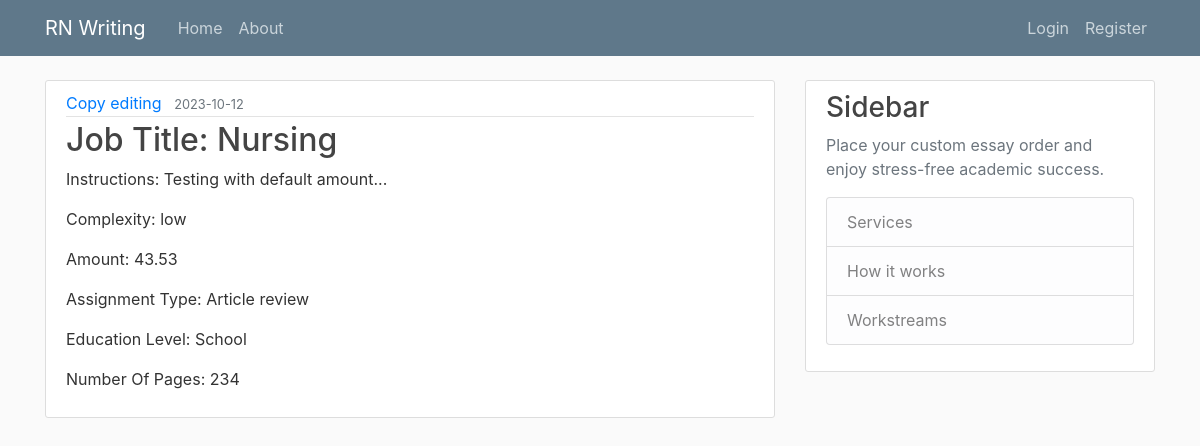
The page /job/2 on the database its author committed.
### writingapp/models.py (models this page shows)
class Job(db.Model):
    __tablename__ = "job"
    id = db.Column(db.Integer, primary_key = True)
    client_id = db.Column(db.Integer, db.ForeignKey("client.id"))
    complexity = db.Column(db.String(255))
    deadline = db.Column(db.Date)
    amount = db.Column(db.Integer)
    assignment_type = db.Column(db.String(255))
    service = db.Column(db.String(255))
    education_level = db.Column(db.String(255))
    number_of_pages = db.Column(db.Integer)
    number_of_words = db.Column(db.Integer)
    line_spacing = db.Column(db.String(255))
    assignment_language = db.Column(db.String(255))
    sources_required = db.Column(db.String(255))
    citation_style = db.Column(db.String(255))
    subject = db.Column(db.String(255))
    instructions = db.Column(db.Text)
    submit_date = db.Column(db.DateTime, nullable=False)
    client = db.relationship("Client", backref = "job")
    skills = db.relationship("Skills", backref = "job")
    payment = db.relationship("Payment", backref = "job")
    attachment = db.relationship("Attachment", backref = 'job')

### writingapp/routes.py (the view)
@app.route('/job/<int:job_id>')
def show_job(job_id):
    job = Job.query.get_or_404(job_id)
    return render_template('job.html', job=job)

### writingapp/templates/job.html
{% extends "layout.html" %}
{% block content %}
    <article class='media content-section'>
        <div class='media-body'>
            <div class='article-metadata'>
                <a class='mr-2' href="{{ url_for('similar_jobs', by_service=job.service) }}">{{ job.service }}</a>
                <small class='text-muted'>{{job.deadline}}</small>
            </div>
            <h2 class='article-title'>Job Title: {{job.subject}}</h2>
            <p class='article-content'>Instructions: {{job.instructions}}</p>
            <p class='article-content'>Complexity: {{job.complexity}}</p>
            <p class='article-content'>Amount: {{job.amount}}</p>
            <p class='article-content'>Assignment Type: {{job.assignment_type}}</p>
            <p class='article-content'>Education Level: {{job.education_level}}</p>
            <p class='article-content'>Number Of Pages: {{job.number_of_pages}}</p>
        </div>
    </article>
{% endblock content %}

### writingapp/static/main.css (style rules this page uses)
body { background: #fafafa; color: #333333; margin-top: 5rem; }
h1, h2, h3, h4, h5, h6 { color: #444444; }
.content-section { background: #ffffff; padding: 10px 20px; border: 1px solid #dddddd; border-radius: 3px; margin-bottom: 20px; }
.article-title { color: #444444; }
.article-content { white-space: pre-line; }
.article-metadata { padding-bottom: 1px; margin-bottom: 4px; border-bottom: 1px solid #e3e3e3 }

### rows shown on the page
Job: service "Copy editing", deadline "2023-10-12", subject "Nursing", instructions "Testing with default amount...", complexity "low", amount "43.53", assignment_type "Article review", education_level "School", number_of_pages "234"
